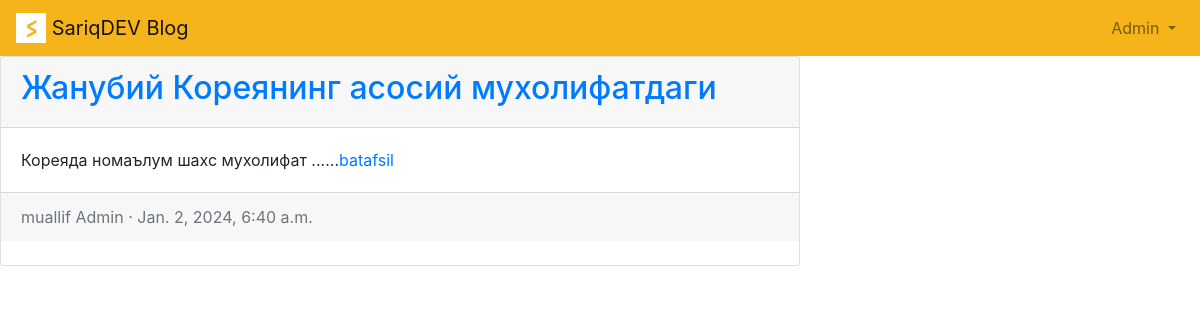
/articles/ (signed in), run on the app's committed database.
### accounts/models.py (models this page shows)
class CustomUser(AbstractUser):
    age = models.PositiveIntegerField(null=True, blank=True)

### articles/models.py (models this page shows, shortened)
class Article(models.Model):
    title = models.CharField(max_length=150)
    summary = models.CharField(max_length=200, blank=True)
    body = RichTextField() #models.TextField() #
    photo = models.ImageField(upload_to='images/', blank=True)
    date = models.DateTimeField(auto_now_add=True)
    author = models.ForeignKey(
        get_user_model(),
        on_delete=models.CASCADE,
    )

### articles/views.py (the view)
# urls.py: path('', ArticleListView.as_view(), name='article_list'),
class ArticleListView(ListView):
    model = Article
    template_name = 'article_list.html'

### templates/article_list.html (shortened to what this page needs)
{% extends 'base.html' %}
{% block content %}
    {% for article in object_list %}
        <div class="card" style="width: 50rem;">
            <div class="card-header">
                <span class="font-weight-bold"><a href="{% url 'article_detail' article.pk  %}"><h2>{{ article.title }}</h2></a></span>
            </div>
            <div class="card-body">
                {{ article.summary }}...<a href="{% url 'article_detail' article.pk  %}">batafsil</a>
            </div>
            <div class="card-footer text-left text-muted">
                <span class="text-muted">muallif {{ article.author | title }} &middot; {{ article.date }}</span>
            </div>
        <br />
    {% endfor %}
    </div>
{% endblock content %}

### templates/base.html (shortened to what this page needs)
{% load static %}
<!DOCTYPE html>
<html>
<head>
    <link rel="stylesheet" href="https://cdn.jsdelivr.net/npm/bootstrap@4.5.3/dist/css/bootstrap.min.css">
</head>
<body>
    <nav class="navbar navbar-expand-lg navbar-light" style="background-color: #F4B41A;">
            <a class="navbar-brand" href="{% url 'home' %}">
               <img src="{% static 'assets/img/logo.png' %}" width="30" height="30" class="d-inline-block align-top" alt="">
                SariqDEV Blog
            </a>
            <div class="collapse navbar-collapse" id="navbarSupportedContent">
                {% if user.is_authenticated %}
                    <ul class="navbar-nav ml-auto">
                        <li class="nav-item">
                            <a class="nav-link dropdown-toggle" href="#"
                                id="navbarDropdown" role="button" data-toggle="dropdown"
                                aria-haspopup="true" aria-expanded="false">
                                {{ user.username | title }}
                            </a>
                        </li>
                    </ul>
                {% else %}
                    <form class="form-inline ml-auto">
                        <a href="{% url 'login' %}" class="btn btn-outline-light">Kirish</a>
                        <a href="{% url 'signup' %}" class="btn btn-primary ml-2">Ro'yxatdan o'tish</a>
                    </form>
                {% endif %}
            </div>
        </nav>
    <main>
        {% block content %}
        {% endblock content %}
    </main>
</body>
</html>

### data on the page
CustomUser: username "Admin"
Article: title "Жанубий Кореянинг асосий мухолифатдаги", summary "Кореяда номаълум шахс мухолифат ...", author "Admin", date "Jan. 2, 2024, 6:40 a.m."
